Frame 1 (no input): blank canvas, image omitted
Frame 60 (the mouse pressed at the canvas centre just before this capture): blank canvas, image omitted
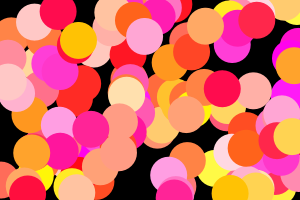
Frame 120 (the mouse held since frame 60 and released just before this capture)

The Processing sketch whose frames 1 and 60 were blank and that drew this single picture after the mouse press (run headless with seeded random() and noise(); from frame 60 on, the mouse is pressed at the canvas centre):

// Processing sketch: processing_146820
// ── processing_146820.pde

float tamano;
float colorin;
float colorin2;
float colorin3;

void setup(){
  size(300,200);
  background(0);
  noStroke();
  
  tamano = 0;
  colorin = 0;
  colorin2 = 0;
  colorin3 = 0;
}

void draw(){
  tamano = mouseX / 4;
 // if(mouseY < height / 2){
  //fill(0,30);
 // rect(0,0,width,height);
 // } else { 
 //  fill(255,30);
 // rect(0,0,width,height);
 // }
  if(1 == 1){
    colorin = 255;
    colorin2 = random(255);
    colorin3 = random(255);
  }
 fill(colorin,colorin2,colorin3);
 ellipse(random(300),random(200),tamano,tamano);
 fill(colorin,colorin2,colorin3);
 ellipse(random(300),random(200),tamano,tamano);  
  
};
